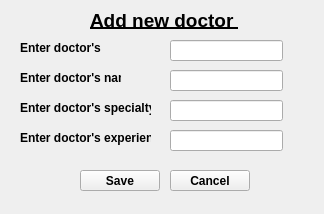
<?xml version="1.0" encoding="UTF-8"?>
<ui version="4.0">
 <class>Form1</class>
 <widget class="QWidget" name="Form1">
  <property name="geometry">
   <rect>
    <x>0</x>
    <y>0</y>
    <width>324</width>
    <height>214</height>
   </rect>
  </property>
  <property name="windowTitle">
   <string>Add new doctor</string>
  </property>
  <widget class="QLineEdit" name="lineEdit">
   <property name="geometry">
    <rect>
     <x>170</x>
     <y>40</y>
     <width>113</width>
     <height>21</height>
    </rect>
   </property>
  </widget>
  <widget class="QLineEdit" name="lineEdit_2">
   <property name="geometry">
    <rect>
     <x>170</x>
     <y>70</y>
     <width>113</width>
     <height>21</height>
    </rect>
   </property>
  </widget>
  <widget class="QLineEdit" name="lineEdit_3">
   <property name="geometry">
    <rect>
     <x>170</x>
     <y>100</y>
     <width>113</width>
     <height>21</height>
    </rect>
   </property>
  </widget>
  <widget class="QLineEdit" name="lineEdit_4">
   <property name="geometry">
    <rect>
     <x>170</x>
     <y>130</y>
     <width>113</width>
     <height>21</height>
    </rect>
   </property>
  </widget>
  <widget class="QLabel" name="label">
   <property name="geometry">
    <rect>
     <x>20</x>
     <y>40</y>
     <width>81</width>
     <height>16</height>
    </rect>
   </property>
   <property name="font">
    <font>
     <weight>75</weight>
     <bold>true</bold>
    </font>
   </property>
   <property name="text">
    <string>Enter doctor's id</string>
   </property>
  </widget>
  <widget class="QLabel" name="label_2">
   <property name="geometry">
    <rect>
     <x>20</x>
     <y>70</y>
     <width>101</width>
     <height>16</height>
    </rect>
   </property>
   <property name="font">
    <font>
     <weight>75</weight>
     <bold>true</bold>
    </font>
   </property>
   <property name="text">
    <string>Enter doctor's name</string>
   </property>
  </widget>
  <widget class="QLabel" name="label_3">
   <property name="geometry">
    <rect>
     <x>20</x>
     <y>100</y>
     <width>131</width>
     <height>16</height>
    </rect>
   </property>
   <property name="font">
    <font>
     <weight>75</weight>
     <bold>true</bold>
    </font>
   </property>
   <property name="text">
    <string>Enter doctor's specialty</string>
   </property>
  </widget>
  <widget class="QLabel" name="label_4">
   <property name="geometry">
    <rect>
     <x>20</x>
     <y>130</y>
     <width>131</width>
     <height>16</height>
    </rect>
   </property>
   <property name="font">
    <font>
     <weight>75</weight>
     <bold>true</bold>
    </font>
   </property>
   <property name="text">
    <string>Enter doctor's experience</string>
   </property>
  </widget>
  <widget class="QPushButton" name="pushButton">
   <property name="geometry">
    <rect>
     <x>80</x>
     <y>170</y>
     <width>80</width>
     <height>21</height>
    </rect>
   </property>
   <property name="font">
    <font>
     <weight>75</weight>
     <bold>true</bold>
    </font>
   </property>
   <property name="text">
    <string>Save</string>
   </property>
  </widget>
  <widget class="QPushButton" name="pushButton_2">
   <property name="geometry">
    <rect>
     <x>170</x>
     <y>170</y>
     <width>80</width>
     <height>21</height>
    </rect>
   </property>
   <property name="font">
    <font>
     <weight>75</weight>
     <bold>true</bold>
    </font>
   </property>
   <property name="text">
    <string>Cancel</string>
   </property>
  </widget>
  <widget class="QLabel" name="label_5">
   <property name="geometry">
    <rect>
     <x>90</x>
     <y>10</y>
     <width>161</width>
     <height>20</height>
    </rect>
   </property>
   <property name="font">
    <font>
     <pointsize>14</pointsize>
     <weight>75</weight>
     <bold>true</bold>
     <underline>true</underline>
    </font>
   </property>
   <property name="text">
    <string>Add new doctor </string>
   </property>
  </widget>
 </widget>
 <resources/>
 <connections/>
</ui>
